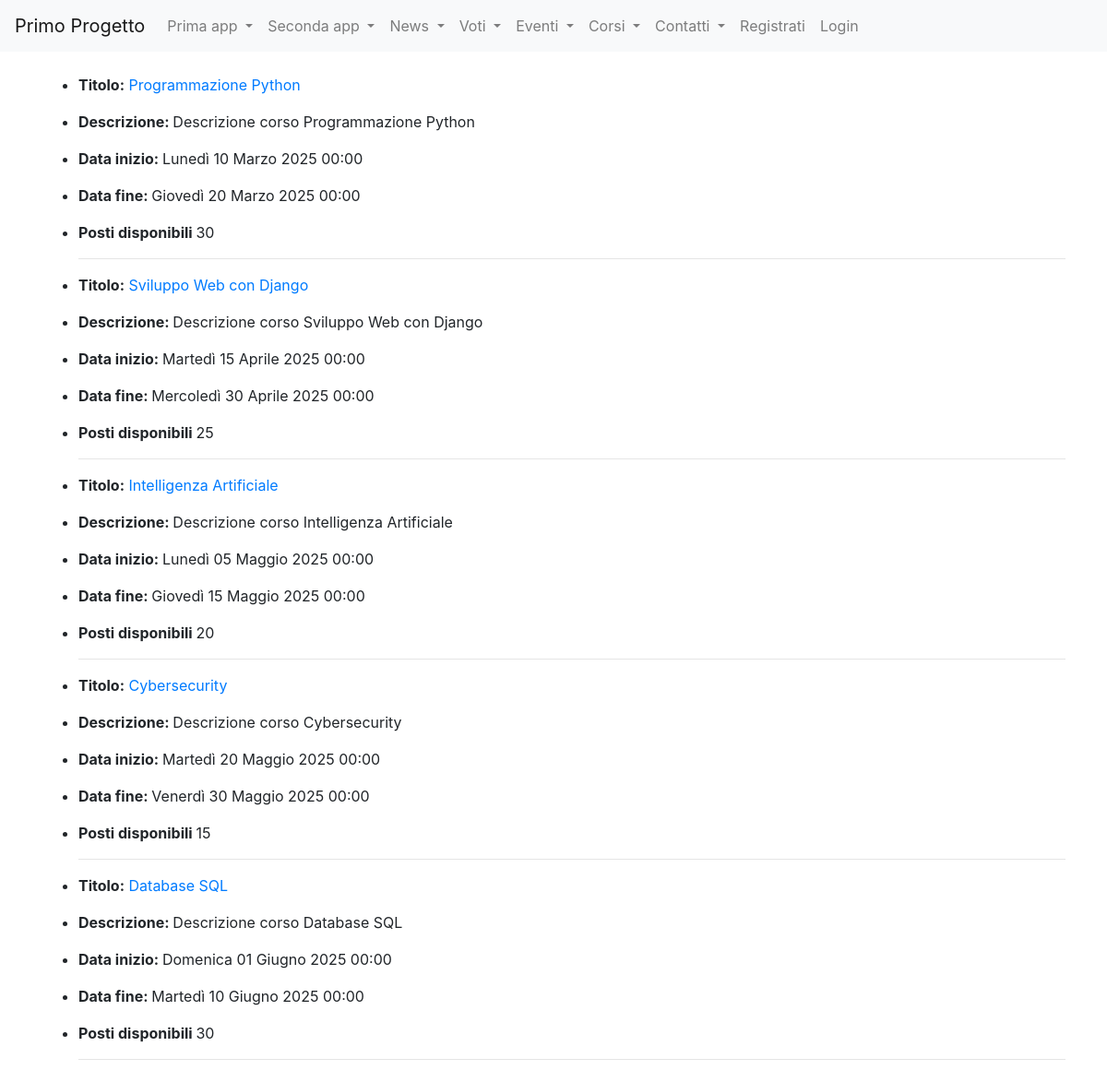
/corsi_formazione/viewA1/, run on the app's committed database.
### corsi_formazione/models.py (models this page shows, shortened)
class Corso(models.Model):
    titolo=models.CharField(max_length=50)
    descrizione=models.TextField()
    data_inizio=models.DateTimeField(default=datetime.now())
    data_fine=models.DateTimeField(default=datetime.now())
    posti_disponibili=models.IntegerField(default=0)
    class Meta:
        verbose_name="Corso"
        verbose_name_plural="Corsi"

### corsi_formazione/views.py (the view)
# urls.py: path("viewA1/", viewA1.as_view(), name="viewA1"),
class viewA1(ListView): #con l' utilizzo dela classe ListView ordino i corsi in ordine crescente in base alla data di inizio
    model = Corso
    template_name = "viewA1.html"
    context_object_name = "corsi"
    ordering = ['data_inizio']

### corsi_formazione/templates/viewA1.html (shortened to what this page needs)
{% extends "base.html" %}
{% block content %}
<ul>
{% for corso in corsi %}
<li><p><strong>Titolo:</strong>
    <a href={% url 'corsi_formazione:viewB1' corso.id %}>{{corso.titolo}}</a>
    </p></li>
    <li><p><strong>Descrizione: </strong>{{corso.descrizione}}</p></li>
    <li><p><strong>Data inizio: </strong>{{corso.data_inizio}}</p></li>
    <li><p><strong>Data fine: </strong>{{corso.data_fine}}</p></li>
    <li><p><strong>Posti disponibili </strong>{{corso.posti_disponibili}}</p></li>
    <hr>
{% endfor %}
</ul>
{% endblock content %}

### data on the page
Corso: titolo "Programmazione Python", descrizione "Descrizione corso Programmazione Python", data_inizio "Lunedì 10 Marzo 2025 00:00", data_fine "Giovedì 20 Marzo 2025 00:00", posti_disponibili "30"
Corso: titolo "Sviluppo Web con Django", descrizione "Descrizione corso Sviluppo Web con Django", data_inizio "Martedì 15 Aprile 2025 00:00", data_fine "Mercoledì 30 Aprile 2025 00:00", posti_disponibili "25"
Corso: titolo "Intelligenza Artificiale", descrizione "Descrizione corso Intelligenza Artificiale", data_inizio "Lunedì 05 Maggio 2025 00:00", data_fine "Giovedì 15 Maggio 2025 00:00", posti_disponibili "20"
Corso: titolo "Cybersecurity", descrizione "Descrizione corso Cybersecurity", data_inizio "Martedì 20 Maggio 2025 00:00", data_fine "Venerdì 30 Maggio 2025 00:00", posti_disponibili "15"
Corso: titolo "Database SQL", descrizione "Descrizione corso Database SQL", data_inizio "Domenica 01 Giugno 2025 00:00", data_fine "Martedì 10 Giugno 2025 00:00", posti_disponibili "30"
